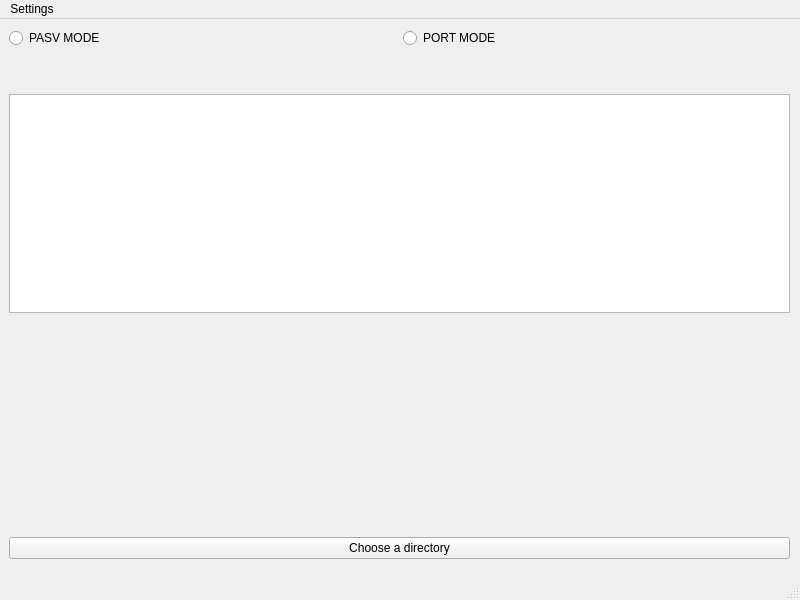
<?xml version="1.0" encoding="UTF-8"?>
<ui version="4.0">
 <class>func</class>
 <widget class="QMainWindow" name="func">
  <property name="geometry">
   <rect>
    <x>0</x>
    <y>0</y>
    <width>800</width>
    <height>600</height>
   </rect>
  </property>
  <property name="windowTitle">
   <string>FTP Client</string>
  </property>
  <widget class="QWidget" name="centralwidget">
   <widget class="QWidget" name="verticalLayoutWidget">
    <property name="geometry">
     <rect>
      <x>9</x>
      <y>9</y>
      <width>781</width>
      <height>531</height>
     </rect>
    </property>
    <layout class="QVBoxLayout" name="verticalLayout">
     <item>
      <layout class="QHBoxLayout" name="horizontalLayout">
       <item>
        <widget class="QRadioButton" name="pasvBtn">
         <property name="text">
          <string>PASV MODE</string>
         </property>
        </widget>
       </item>
       <item>
        <widget class="QRadioButton" name="portBtn">
         <property name="text">
          <string>PORT MODE</string>
         </property>
        </widget>
       </item>
      </layout>
     </item>
     <item>
      <spacer name="verticalSpacer">
       <property name="orientation">
        <enum>Qt::Vertical</enum>
       </property>
       <property name="sizeType">
        <enum>QSizePolicy::Fixed</enum>
       </property>
       <property name="sizeHint" stdset="0">
        <size>
         <width>20</width>
         <height>40</height>
        </size>
       </property>
      </spacer>
     </item>
     <item>
      <widget class="QTextBrowser" name="serverResp"/>
     </item>
     <item>
      <spacer name="verticalSpacer_2">
       <property name="orientation">
        <enum>Qt::Vertical</enum>
       </property>
       <property name="sizeHint" stdset="0">
        <size>
         <width>20</width>
         <height>40</height>
        </size>
       </property>
      </spacer>
     </item>
     <item>
      <widget class="QPushButton" name="dir_btn">
       <property name="text">
        <string>Choose a directory</string>
       </property>
      </widget>
     </item>
    </layout>
   </widget>
  </widget>
  <widget class="QMenuBar" name="menubar">
   <property name="geometry">
    <rect>
     <x>0</x>
     <y>0</y>
     <width>800</width>
     <height>26</height>
    </rect>
   </property>
   <widget class="QMenu" name="menuSettings">
    <property name="title">
     <string>Settings</string>
    </property>
    <addaction name="actionSet_binary_mode"/>
    <addaction name="actionSystem_Info"/>
   </widget>
   <addaction name="menuSettings"/>
  </widget>
  <widget class="QStatusBar" name="statusbar"/>
  <action name="actionSet_binary_mode">
   <property name="text">
    <string>Set binary mode</string>
   </property>
  </action>
  <action name="actionSystem_Info">
   <property name="text">
    <string>System Info</string>
   </property>
  </action>
 </widget>
 <resources/>
 <connections/>
</ui>
